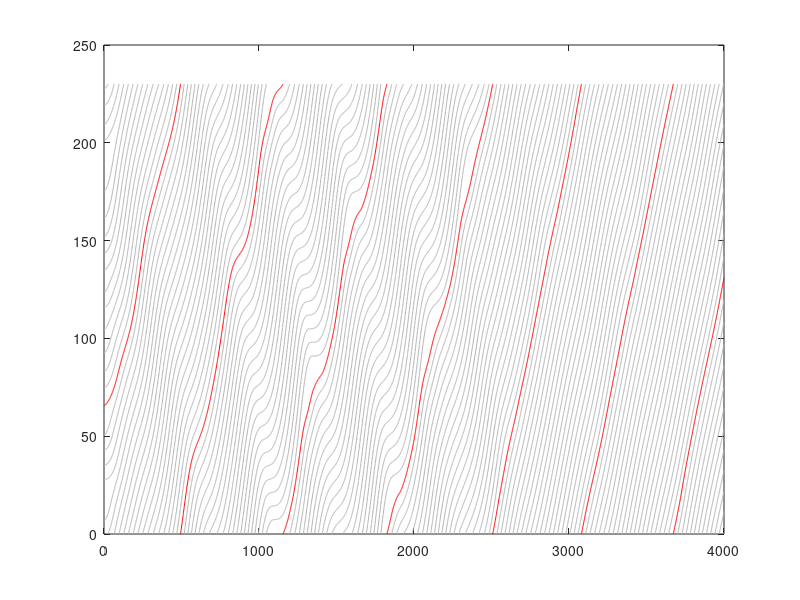
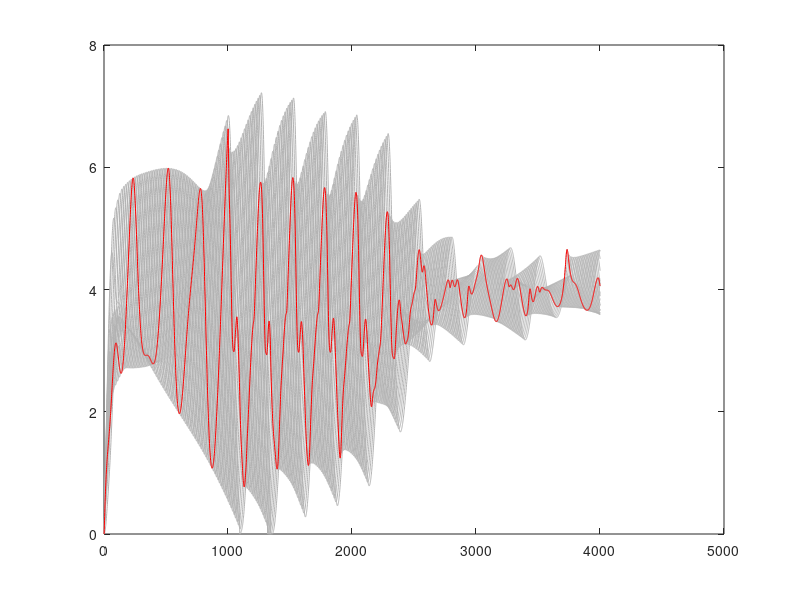

These figures' MATLAB source, in order:
load('saveData_single_lane_withcontrol_new.mat')
%%
pos_total=pos_total(2:4001,:);
veh_total=speed_total(2:4001,:);
pos_total=pos_total';
veh_total=veh_total';
x_plot_1=[];
pos_plot_1=[];
v_plot_1=[];
for i=1:21
    t=1;
    start_x=0;
    start_pos=pos_total(i,1);
    start_v=veh_total(i,1);
    m=1;
    t_total=t;
    for j=1:3999
        if pos_total(i,j)>pos_total(i,j+1)
            x_plot_1{i,m}=start_x;
            x_plot_1{i,m}=[x_plot_1{i,m} t:j];
            
            end_x=(230-pos_total(i,j))/((230-pos_total(i,j))+pos_total(i,j+1))+j;
            x_plot_1{i,m}=[x_plot_1{i,m} end_x];
            
            pos_plot_1{i,m}=start_pos;
            pos_plot_1{i,m}=[pos_plot_1{i,m} pos_total(i,t:j)];
            pos_plot_1{i,m}=[pos_plot_1{i,m} 230];
            v_plot_1{i,m}=start_v;
            v_plot_1{i,m}=[v_plot_1{i,m} veh_total(i,t:j)];
            v_plot_1{i,m}=[v_plot_1{i,m} veh_total(i,j)];
            t=j+1;
            m=m+1;
            start_x=end_x;
            start_pos=0;
            start_v=veh_total(i,j);
        end
    end
            x_plot_1{i,m}=start_x;
            x_plot_1{i,m}=[x_plot_1{i,m} t:4000];
            
            pos_plot_1{i,m}=start_pos;
            pos_plot_1{i,m}=[pos_plot_1{i,m} pos_total(i,t:4000)];
            
            v_plot_1{i,m}=start_v;
            v_plot_1{i,m}=[v_plot_1{i,m} veh_total(i,t:4000)];
            
            t=j+1;
            
    
end
%%
 
[n,m]=size(x_plot_1);
figure
for i=2:n
    for j=1:m
        if ~isempty(x_plot_1{i,j})
            plot(x_plot_1{i,j},pos_plot_1{i,j},'color',[0.7 0.7 0.7])
            %mesh(x_plot{i,j},pos_plot{i,j},v_plot{i,j})
            hold on
 
        end
    end     
end
 
 
for i=1:1
    for j=1:m        
        if ~isempty(x_plot_1{i,j})
            plot(x_plot_1{i,j},pos_plot_1{i,j},'r')
            %mesh(x_plot{i,j},pos_plot{i,j},v_plot{i,j})
            hold on
 
        end
    end
end

%%
figure
for i=1:21
    plot(speed_total(:,i),'color',[0.7 0.7 0.7])
    hold on
end
plot(speed_total(:,1),'r')

